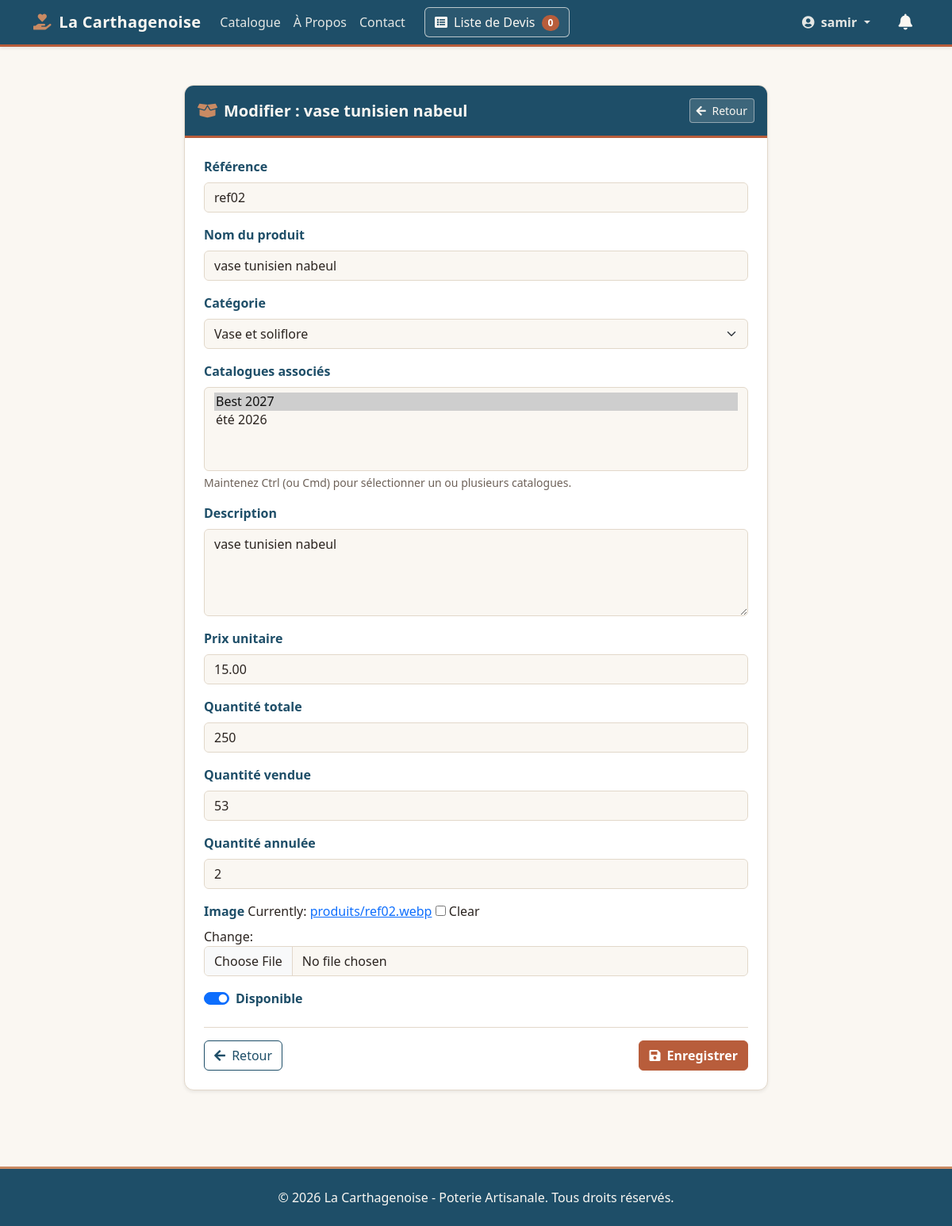
Page /gestion/produits/2/modifier/ (signed in) on the earlier database version.
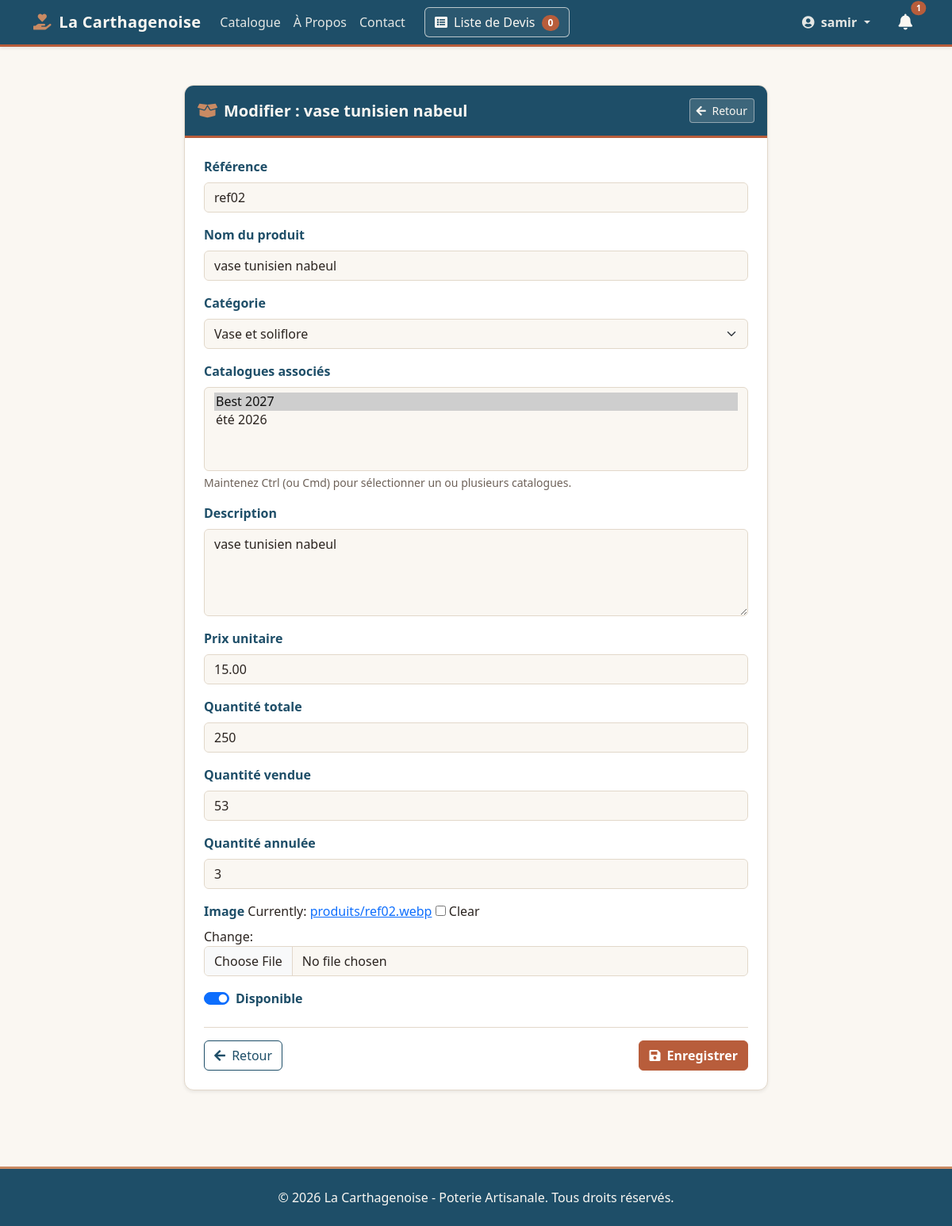
Same page on the later database version.
### catalogue/models.py (models this page shows, shortened)
class Produit(models.Model):
    categorie = models.ForeignKey(
        Categorie,
        on_delete=models.CASCADE,
        related_name='produits',
        verbose_name="Catégorie",
    )
    catalogues = models.ManyToManyField(
        Catalogue,
        blank=True,
        related_name='produits',
        verbose_name="Catalogues",
    )
    reference = models.CharField(max_length=50, unique=True, verbose_name="Référence")
    nom = models.CharField(max_length=200, verbose_name="Nom du produit")
    description = models.TextField(verbose_name="Description")
    prix = models.DecimalField(
        max_digits=10,
        decimal_places=2,
        null=True,
        blank=True,
        verbose_name="Prix unitaire",
    )
    image = models.ImageField(
        upload_to='produits/',
        null=True,
        blank=True,
        verbose_name="Image",
    )
    quantite_totale = models.PositiveIntegerField(
        default=0, verbose_name="Quantité totale")
    quantite_vendue = models.PositiveIntegerField(
        default=0, verbose_name="Quantité vendue")
    quantite_annulee = models.PositiveIntegerField(
        default=0, verbose_name="Quantité annulée")
    disponible = models.BooleanField(default=True, verbose_name="Disponible")
    date_creation = models.DateTimeField(auto_now_add=True)
    class Meta:
        verbose_name = "Produit"
        verbose_name_plural = "Produits"
        ordering = ['-date_creation']

### catalogue/views.py (the view)
@staff_member_required(login_url='utilisateur:login')
def modifier_produit(request, produit_id):
    produit = get_object_or_404(Produit, id=produit_id)
    if request.method == 'POST':
        form = ProduitForm(request.POST, request.FILES, instance=produit)
        if form.is_valid():
            produit = form.save()
            messages.success(
                request, f"Le produit '{produit.nom}' a été mis à jour.")
            return redirect('catalogue:admin_produits')
    else:
        form = ProduitForm(instance=produit)
    context = {
        'form': form,
        'produit': produit,
        'titre': f'Modifier : {produit.nom}',
        'bouton_texte': 'Mettre à jour',
    }
    return render(request, 'catalogue/form_produit.html', context)

### catalogue/models.py (called while the page is built)
    def __str__(self):
        return self.nom

    def __str__(self):
        return self.nom

### devis/templatetags/devis_extras.py (called while the page is built)
@register.simple_tag(takes_context=True)
def devis_count(context):
    request = context['request']
    devis_panier = request.session.get(DEVIS_SESSION_KEY)
    if devis_panier:
        return len(devis_panier)
    return 0

### pages/context_processors.py (called while the page is built)
def _est_admin(user):
    return bool(
        user.is_authenticated and (user.is_staff or user.is_superuser)
    )

def _queryset_messages_pour_utilisateur(user):
    if _est_admin(user):
        return MessageContact.objects.all()
    email_user = (user.email or '').strip()
    filtre = Q(email__iexact=email_user) if email_user else Q(pk__in=[])
    if _a_champ_utilisateur():
        filtre = Q(utilisateur=user) | filtre
    return MessageContact.objects.filter(filtre)

### catalogue/templates/catalogue/form_produit.html (shortened to what this page needs)
{% extends 'base.html' %}
{% block content %}
<div class="row justify-content-center my-4">
  <div class="col-md-10 col-lg-8">
    <div class="card shadow-sm card-poterie">
      <div class="card-header card-header-poterie d-flex justify-content-between align-items-center py-3">
        <h2 class="fw-bold fs-5 mb-0">
          <i class="fas fa-box-open me-2" style="color: var(--poterie-argile);"></i>{{ titre }}
        </h2>
        <a href="{% url 'catalogue:admin_produits' %}" class="btn btn-sm"
           style="background-color: rgba(250, 247, 242, 0.14); color: var(--poterie-creme); border: 1px solid rgba(250, 247, 242, 0.45);">
          <i class="fas fa-arrow-left me-1"></i> Retour
        </a>
      </div>
      <div class="card-body p-4">
        <form method="post" enctype="multipart/form-data" novalidate>
          {% for field in form %}
            <div class="mb-3">
              {% if field.field.widget.input_type == 'checkbox' and field.name == 'disponible' %}
                <div class="form-check form-switch">
                  {{ field }}
                  <label for="{{ field.id_for_label }}" class="form-check-label fw-bold titre-poterie">
                    {{ field.label }}
                  </label>
                </div>
              {% else %}
                <label for="{{ field.id_for_label }}" class="form-label fw-bold titre-poterie">
                  {{ field.label }}
                </label>
                {{ field }}
                {% if field.name == 'catalogues' and not field.help_text %}
                  <div class="form-text text-poterie-muted small">
                    Maintenez Ctrl (ou Cmd) pour sélectionner un ou plusieurs catalogues.
                  </div>
                {% endif %}
              {% endif %}
            </div>
          {% endfor %}
          <div class="d-flex justify-content-between mt-4 pt-3" style="border-top: 1px solid var(--poterie-bordure);">
            <a href="{% url 'catalogue:admin_produits' %}" class="btn btn-outline-bleu">
              <i class="fas fa-arrow-left me-1"></i> Retour
            </a>
            <button type="submit" class="btn btn-poterie fw-semibold">
              <i class="fas fa-save me-1"></i> Enregistrer
            </button>
          </div>
        </form>
      </div>
    </div>
  </div>
</div>
{% endblock %}

### templates/includes/navbar.html (shortened to what this page needs)
{% load devis_extras %}
<header>
  <nav class="navbar navbar-expand-lg navbar-dark navbar-poterie shadow-sm" style="background-color: #1E4E68; border-bottom: 3px solid #B85D3B;">
    <div class="container">
      <a class="navbar-brand text-white fw-bold" href="{% url 'catalogue:liste_produits' %}" style="color: #FAF7F2 !important;">
        <i class="fas fa-hand-holding-heart me-1" style="color: #C98A63;"></i> La Carthagenoise
      </a>
      <div class="d-flex align-items-center gap-2 order-lg-2 ms-auto ms-lg-3">
        {% if user.is_authenticated %}
          <a
            href="{% url 'pages:liste_messages_contact' %}"
            class="nav-link position-relative d-inline-flex align-items-center p-2"
            title="{% if user.is_staff %}Messages non lus{% else %}Réponses non lues{% endif %}"
            aria-label="{% if user.is_staff %}Messages non lus{% else %}Réponses non lues{% endif %}"
          >
            <i class="fas fa-bell fs-5" style="color: #FAF7F2;"></i>
            {% if nb_messages_non_lus > 0 %}
              <span
                class="position-absolute top-0 start-100 translate-middle badge rounded-pill badge-terracotta"
                style="font-size: 0.65rem;"
              >
                {{ nb_messages_non_lus }}
              </span>
            {% endif %}
          </a>
        {% endif %}
      </div>
      <div class="collapse navbar-collapse order-lg-1" id="navbarNav">
        <ul class="navbar-nav mb-2 mb-lg-0">
          <li class="nav-item">
            <a class="nav-link" href="{% url 'catalogue:liste_produits' %}">Catalogue</a>
          </li>
          <li class="nav-item">
            <a class="nav-link" href="{% url 'pages:a_propos' %}">À Propos</a>
          </li>
          <li class="nav-item">
            <a class="nav-link" href="{% url 'pages:contact' %}">Contact</a>
          </li>
        </ul>
        <div class="d-flex align-items-center my-2 my-lg-0 ms-lg-3">
          <a href="{% url 'devis:view_devis' %}" class="btn btn-devis-poterie text-nowrap" style="color: #FAF7F2 !important; border-color: rgba(250, 247, 242, 0.7);">
            <i class="fas fa-list-alt me-1"></i> Liste de Devis
            <span class="badge rounded-pill badge-terracotta ms-1">{% devis_count %}</span>
          </a>
        </div>
        <div class="d-flex align-items-center flex-wrap gap-2 ms-lg-auto">
          <ul class="navbar-nav align-items-lg-center">
            {% if user.is_authenticated %}
              <li class="nav-item dropdown">
                <button class="btn btn-user-poterie dropdown-toggle fw-bold border-0 bg-transparent text-nowrap" type="button" id="userDropdown" data-bs-toggle="dropdown" aria-expanded="false">
                  <i class="fas fa-user-circle me-1"></i> {{ user.get_full_name|default:user.username }}
                </button>
              </li>
            {% endif %}
          </ul>
        </div>
      </div>
    </div>
  </nav>
</header>

Differences in the rows shown:
changed Produit "ref02": quantite_annulee "2" → "3"
Other differences:
{{ nb_messages_non_lus }}: (not shown) → "1"
